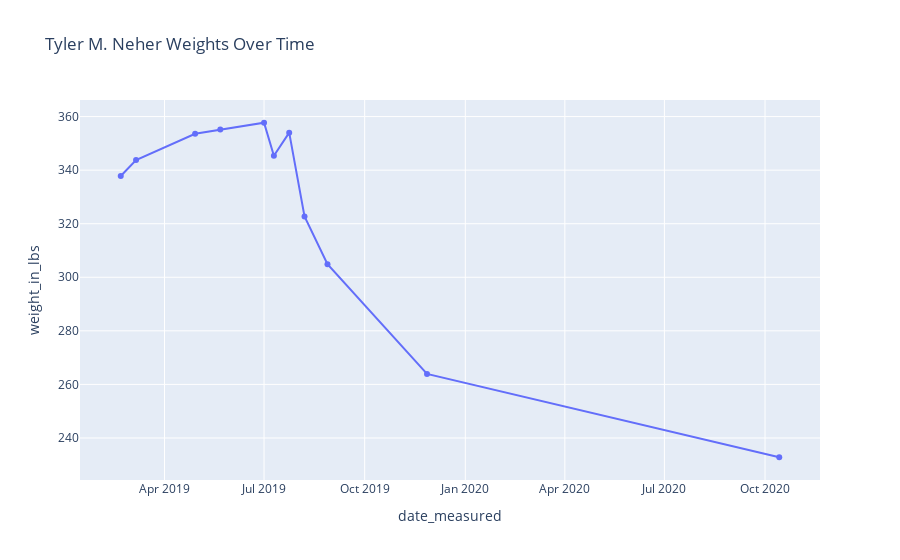

Notebook cell for this chart:
### Code cell
fig = px.line(weightdate_df,
              x=weightdate_df['date_measured'],
              y=weightdate_df['weight_in_lbs'],
              markers=True,
              title='Tyler M. Neher Weights Over Time')
fig.show()

### Figure 1 — Plotly figure (JSON) as saved in the notebook; plotly's stock layout.template omitted (floating-point values rounded to 4 significant figures)
{"data": [{"hovertemplate": "date_measured=%{x}<br>weight_in_lbs=%{y}<extra></extra>", "legendgroup": "", "line": {"color": "#636efa", "dash": "solid"}, "marker": {"symbol": "circle"}, "mode": "lines+markers", "name": "", "orientation": "v", "showlegend": false, "type": "scatter", "x": ["2019-02-20T00:00:00", "2019-03-06T00:00:00", "2019-04-29T00:00:00", "2019-05-22T00:00:00", "2019-07-01T00:00:00", "2019-07-10T00:00:00", "2019-07-24T00:00:00", "2019-08-07T00:00:00", "2019-08-28T00:00:00", "2019-11-27T00:00:00", "2020-10-14T00:00:00"], "xaxis": "x", "y": [337.8, 343.8, 353.6, 355.2, 357.7, 345.4, 354, 322.7, 304.9, 263.9, 232.8], "yaxis": "y"}], "layout": {"legend": {"tracegroupgap": 0}, "title": {"text": "Tyler M. Neher Weights Over Time"}, "xaxis": {"anchor": "y", "domain": [0, 1], "title": {"text": "date_measured"}}, "yaxis": {"anchor": "x", "domain": [0, 1], "title": {"text": "weight_in_lbs"}}}}
